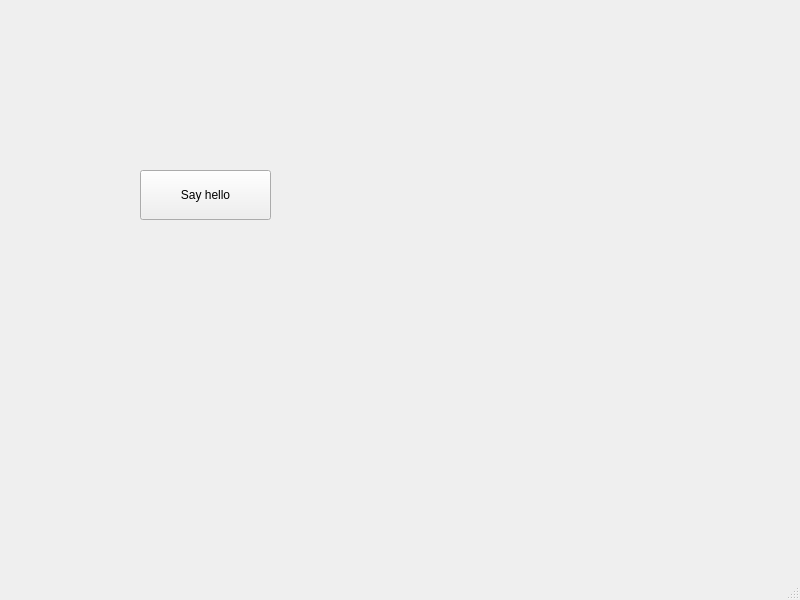
<?xml version="1.0" encoding="UTF-8"?>
<ui version="4.0">
 <class>MainWindow</class>
 <widget class="QMainWindow" name="MainWindow">
  <property name="geometry">
   <rect>
    <x>0</x>
    <y>0</y>
    <width>800</width>
    <height>600</height>
   </rect>
  </property>
  <property name="windowTitle">
   <string>MainWindow</string>
  </property>
  <widget class="QWidget" name="centralwidget">
   <widget class="QPushButton" name="bt1">
    <property name="geometry">
     <rect>
      <x>140</x>
      <y>170</y>
      <width>131</width>
      <height>50</height>
     </rect>
    </property>
    <property name="text">
     <string>Say hello</string>
    </property>
   </widget>
   <widget class="QLabel" name="lb1">
    <property name="geometry">
     <rect>
      <x>290</x>
      <y>170</y>
      <width>201</width>
      <height>31</height>
     </rect>
    </property>
    <property name="text">
     <string/>
    </property>
   </widget>
  </widget>
  <widget class="QMenuBar" name="menubar">
   <property name="geometry">
    <rect>
     <x>0</x>
     <y>0</y>
     <width>800</width>
     <height>19</height>
    </rect>
   </property>
  </widget>
  <widget class="QStatusBar" name="statusbar"/>
 </widget>
 <resources/>
 <connections/>
</ui>
